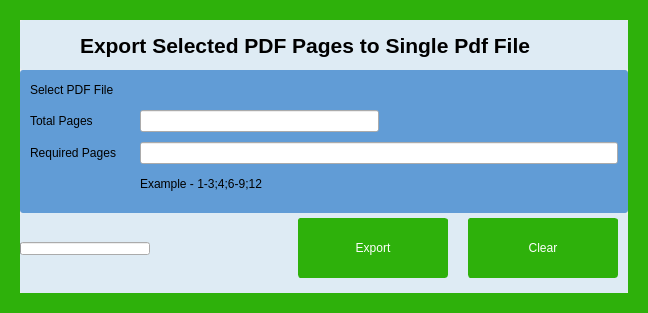
<?xml version="1.0" encoding="UTF-8"?>
<ui version="4.0">
 <class>Frame</class>
 <widget class="QFrame" name="Frame">
  <property name="geometry">
   <rect>
    <x>0</x>
    <y>0</y>
    <width>648</width>
    <height>313</height>
   </rect>
  </property>
  <property name="windowTitle">
   <string>Frame</string>
  </property>
  <property name="styleSheet">
   <string notr="true">
QFrame{
	border-width: 20;
	border-color: rgb(46, 177, 11);
	border-radius: 3;
	border-style: solid;
}

QPushButton{
	border-width: 1;
	border-color: rgb(46, 177, 11);
	border-radius: 3;
	border-style: solid;
	background-color: rgb(46, 177, 11);
	color: rgb(254, 254, 254);		
	font: 75 14pt &quot;Arial&quot;;
}</string>
  </property>
  <layout class="QVBoxLayout" name="verticalLayout_8">
   <property name="spacing">
    <number>0</number>
   </property>
   <property name="leftMargin">
    <number>0</number>
   </property>
   <property name="topMargin">
    <number>0</number>
   </property>
   <property name="rightMargin">
    <number>0</number>
   </property>
   <property name="bottomMargin">
    <number>0</number>
   </property>
   <item>
    <layout class="QVBoxLayout" name="verticalLayout">
     <property name="spacing">
      <number>0</number>
     </property>
     <property name="leftMargin">
      <number>0</number>
     </property>
     <property name="rightMargin">
      <number>0</number>
     </property>
     <item>
      <widget class="QFrame" name="titleFrame">
       <property name="sizePolicy">
        <sizepolicy hsizetype="Preferred" vsizetype="Expanding">
         <horstretch>0</horstretch>
         <verstretch>0</verstretch>
        </sizepolicy>
       </property>
       <property name="minimumSize">
        <size>
         <width>0</width>
         <height>50</height>
        </size>
       </property>
       <property name="maximumSize">
        <size>
         <width>16777215</width>
         <height>80</height>
        </size>
       </property>
       <property name="autoFillBackground">
        <bool>false</bool>
       </property>
       <property name="styleSheet">
        <string notr="true">


QFrame{
	border-width: 0;
	border-color: rgb(46, 177, 11);
	border-radius: 3;
	border-style: solid;
	background-color: rgb(222, 235, 244);
}

</string>
       </property>
       <property name="frameShape">
        <enum>QFrame::StyledPanel</enum>
       </property>
       <property name="frameShadow">
        <enum>QFrame::Raised</enum>
       </property>
       <layout class="QHBoxLayout" name="horizontalLayout">
        <property name="spacing">
         <number>0</number>
        </property>
        <property name="leftMargin">
         <number>0</number>
        </property>
        <property name="topMargin">
         <number>0</number>
        </property>
        <property name="rightMargin">
         <number>0</number>
        </property>
        <property name="bottomMargin">
         <number>0</number>
        </property>
        <item>
         <layout class="QHBoxLayout" name="horizontalLayout_5">
          <property name="spacing">
           <number>0</number>
          </property>
          <property name="leftMargin">
           <number>10</number>
          </property>
          <item>
           <widget class="QLabel" name="_lblFrameIcon">
            <property name="sizePolicy">
             <sizepolicy hsizetype="Fixed" vsizetype="Fixed">
              <horstretch>0</horstretch>
              <verstretch>0</verstretch>
             </sizepolicy>
            </property>
            <property name="minimumSize">
             <size>
              <width>50</width>
              <height>50</height>
             </size>
            </property>
            <property name="maximumSize">
             <size>
              <width>50</width>
              <height>50</height>
             </size>
            </property>
            <property name="styleSheet">
             <string notr="true"/>
            </property>
            <property name="text">
             <string/>
            </property>
            <property name="pixmap">
             <pixmap resource="Resources.qrc">:/resources/images/resources/images/pdf2pdf3.png</pixmap>
            </property>
            <property name="scaledContents">
             <bool>true</bool>
            </property>
           </widget>
          </item>
          <item>
           <widget class="QLabel" name="_lblFrameTitle">
            <property name="sizePolicy">
             <sizepolicy hsizetype="Expanding" vsizetype="Expanding">
              <horstretch>0</horstretch>
              <verstretch>0</verstretch>
             </sizepolicy>
            </property>
            <property name="minimumSize">
             <size>
              <width>0</width>
              <height>50</height>
             </size>
            </property>
            <property name="maximumSize">
             <size>
              <width>16777215</width>
              <height>80</height>
             </size>
            </property>
            <property name="font">
             <font>
              <pointsize>16</pointsize>
              <weight>75</weight>
              <bold>true</bold>
             </font>
            </property>
            <property name="styleSheet">
             <string notr="true"/>
            </property>
            <property name="text">
             <string>Export Selected PDF Pages to Single Pdf File</string>
            </property>
           </widget>
          </item>
         </layout>
        </item>
       </layout>
      </widget>
     </item>
     <item>
      <widget class="QFrame" name="bodyFrame">
       <property name="styleSheet">
        <string notr="true">QFrame{
	border-width: 0;
	border-color: rgb(46, 177, 11);
	border-radius: 3;
	border-style: solid;
	background-color: rgb(97, 156, 214);
}


</string>
       </property>
       <property name="frameShape">
        <enum>QFrame::StyledPanel</enum>
       </property>
       <property name="frameShadow">
        <enum>QFrame::Raised</enum>
       </property>
       <layout class="QVBoxLayout" name="verticalLayout_7">
        <property name="leftMargin">
         <number>0</number>
        </property>
        <property name="topMargin">
         <number>10</number>
        </property>
        <property name="rightMargin">
         <number>0</number>
        </property>
        <property name="bottomMargin">
         <number>0</number>
        </property>
        <item>
         <layout class="QVBoxLayout" name="verticalLayout_2">
          <property name="spacing">
           <number>10</number>
          </property>
          <property name="leftMargin">
           <number>10</number>
          </property>
          <property name="rightMargin">
           <number>10</number>
          </property>
          <item>
           <widget class="QLabel" name="label_11">
            <property name="minimumSize">
             <size>
              <width>0</width>
              <height>20</height>
             </size>
            </property>
            <property name="maximumSize">
             <size>
              <width>16777215</width>
              <height>30</height>
             </size>
            </property>
            <property name="autoFillBackground">
             <bool>false</bool>
            </property>
            <property name="styleSheet">
             <string notr="true"/>
            </property>
            <property name="text">
             <string>Select PDF File</string>
            </property>
           </widget>
          </item>
          <item>
           <layout class="QHBoxLayout" name="horizontalLayout_2">
            <property name="leftMargin">
             <number>0</number>
            </property>
            <property name="topMargin">
             <number>0</number>
            </property>
            <property name="rightMargin">
             <number>0</number>
            </property>
            <item>
             <widget class="QLabel" name="label">
              <property name="sizePolicy">
               <sizepolicy hsizetype="Preferred" vsizetype="Preferred">
                <horstretch>0</horstretch>
                <verstretch>0</verstretch>
               </sizepolicy>
              </property>
              <property name="minimumSize">
               <size>
                <width>100</width>
                <height>0</height>
               </size>
              </property>
              <property name="maximumSize">
               <size>
                <width>200</width>
                <height>16777215</height>
               </size>
              </property>
              <property name="text">
               <string>Total Pages</string>
              </property>
             </widget>
            </item>
            <item>
             <widget class="QLineEdit" name="_txtTotalPages"/>
            </item>
            <item>
             <spacer name="horizontalSpacer">
              <property name="orientation">
               <enum>Qt::Horizontal</enum>
              </property>
              <property name="sizeHint" stdset="0">
               <size>
                <width>40</width>
                <height>20</height>
               </size>
              </property>
             </spacer>
            </item>
           </layout>
          </item>
          <item>
           <layout class="QHBoxLayout" name="horizontalLayout_3">
            <property name="leftMargin">
             <number>0</number>
            </property>
            <property name="topMargin">
             <number>0</number>
            </property>
            <item>
             <widget class="QLabel" name="label_2">
              <property name="sizePolicy">
               <sizepolicy hsizetype="Fixed" vsizetype="Preferred">
                <horstretch>0</horstretch>
                <verstretch>0</verstretch>
               </sizepolicy>
              </property>
              <property name="minimumSize">
               <size>
                <width>100</width>
                <height>0</height>
               </size>
              </property>
              <property name="maximumSize">
               <size>
                <width>100</width>
                <height>16777215</height>
               </size>
              </property>
              <property name="text">
               <string>Required Pages</string>
              </property>
             </widget>
            </item>
            <item>
             <widget class="QLineEdit" name="_txtRequiredPages"/>
            </item>
           </layout>
          </item>
          <item>
           <layout class="QHBoxLayout" name="horizontalLayout_7">
            <property name="spacing">
             <number>10</number>
            </property>
            <property name="topMargin">
             <number>0</number>
            </property>
            <item>
             <widget class="QLabel" name="label_12">
              <property name="sizePolicy">
               <sizepolicy hsizetype="Fixed" vsizetype="Preferred">
                <horstretch>0</horstretch>
                <verstretch>0</verstretch>
               </sizepolicy>
              </property>
              <property name="minimumSize">
               <size>
                <width>100</width>
                <height>20</height>
               </size>
              </property>
              <property name="maximumSize">
               <size>
                <width>100</width>
                <height>30</height>
               </size>
              </property>
              <property name="styleSheet">
               <string notr="true"/>
              </property>
              <property name="text">
               <string/>
              </property>
             </widget>
            </item>
            <item>
             <widget class="QLabel" name="_lblExample">
              <property name="text">
               <string>Example - 1-3;4;6-9;12</string>
              </property>
             </widget>
            </item>
            <item>
             <spacer name="horizontalSpacer_2">
              <property name="orientation">
               <enum>Qt::Horizontal</enum>
              </property>
              <property name="sizeHint" stdset="0">
               <size>
                <width>40</width>
                <height>20</height>
               </size>
              </property>
             </spacer>
            </item>
           </layout>
          </item>
         </layout>
        </item>
        <item>
         <spacer name="verticalSpacer_3">
          <property name="orientation">
           <enum>Qt::Vertical</enum>
          </property>
          <property name="sizeHint" stdset="0">
           <size>
            <width>20</width>
            <height>40</height>
           </size>
          </property>
         </spacer>
        </item>
       </layout>
      </widget>
     </item>
     <item>
      <widget class="QFrame" name="bottomFrame">
       <property name="sizePolicy">
        <sizepolicy hsizetype="Expanding" vsizetype="Expanding">
         <horstretch>0</horstretch>
         <verstretch>0</verstretch>
        </sizepolicy>
       </property>
       <property name="minimumSize">
        <size>
         <width>0</width>
         <height>80</height>
        </size>
       </property>
       <property name="maximumSize">
        <size>
         <width>16777215</width>
         <height>100</height>
        </size>
       </property>
       <property name="styleSheet">
        <string notr="true">


QFrame{
	border-width: 0;
	border-color: rgb(46, 177, 11);
	border-radius: 3;
	border-style: solid;
	background-color: rgb(222, 235, 244);
}

</string>
       </property>
       <property name="frameShape">
        <enum>QFrame::StyledPanel</enum>
       </property>
       <property name="frameShadow">
        <enum>QFrame::Raised</enum>
       </property>
       <layout class="QHBoxLayout" name="horizontalLayout_12">
        <property name="spacing">
         <number>0</number>
        </property>
        <property name="leftMargin">
         <number>0</number>
        </property>
        <property name="topMargin">
         <number>0</number>
        </property>
        <property name="rightMargin">
         <number>0</number>
        </property>
        <item>
         <layout class="QHBoxLayout" name="horizontalLayout_13">
          <property name="spacing">
           <number>20</number>
          </property>
          <property name="rightMargin">
           <number>10</number>
          </property>
          <item>
           <layout class="QHBoxLayout" name="horizontalLayout_14">
            <property name="spacing">
             <number>10</number>
            </property>
            <item>
             <widget class="QProgressBar" name="progressBar">
              <property name="sizePolicy">
               <sizepolicy hsizetype="Fixed" vsizetype="Fixed">
                <horstretch>0</horstretch>
                <verstretch>0</verstretch>
               </sizepolicy>
              </property>
              <property name="minimumSize">
               <size>
                <width>130</width>
                <height>13</height>
               </size>
              </property>
              <property name="maximumSize">
               <size>
                <width>130</width>
                <height>13</height>
               </size>
              </property>
              <property name="value">
               <number>0</number>
              </property>
              <property name="textVisible">
               <bool>false</bool>
              </property>
             </widget>
            </item>
            <item>
             <widget class="QLabel" name="_lblProgressStatus">
              <property name="sizePolicy">
               <sizepolicy hsizetype="Preferred" vsizetype="Fixed">
                <horstretch>0</horstretch>
                <verstretch>0</verstretch>
               </sizepolicy>
              </property>
              <property name="text">
               <string/>
              </property>
             </widget>
            </item>
           </layout>
          </item>
          <item>
           <widget class="QPushButton" name="_btnExport2SinglePdf">
            <property name="sizePolicy">
             <sizepolicy hsizetype="Expanding" vsizetype="Expanding">
              <horstretch>0</horstretch>
              <verstretch>0</verstretch>
             </sizepolicy>
            </property>
            <property name="minimumSize">
             <size>
              <width>120</width>
              <height>40</height>
             </size>
            </property>
            <property name="maximumSize">
             <size>
              <width>150</width>
              <height>60</height>
             </size>
            </property>
            <property name="text">
             <string>Export</string>
            </property>
            <property name="icon">
             <iconset resource="Resources.qrc">
              <normaloff>:/resources/images/resources/images/export.png</normaloff>:/resources/images/resources/images/export.png</iconset>
            </property>
            <property name="iconSize">
             <size>
              <width>16</width>
              <height>16</height>
             </size>
            </property>
           </widget>
          </item>
          <item>
           <widget class="QPushButton" name="_btnClear">
            <property name="sizePolicy">
             <sizepolicy hsizetype="Expanding" vsizetype="Expanding">
              <horstretch>0</horstretch>
              <verstretch>0</verstretch>
             </sizepolicy>
            </property>
            <property name="minimumSize">
             <size>
              <width>120</width>
              <height>40</height>
             </size>
            </property>
            <property name="maximumSize">
             <size>
              <width>150</width>
              <height>60</height>
             </size>
            </property>
            <property name="text">
             <string>Clear</string>
            </property>
            <property name="icon">
             <iconset resource="Resources.qrc">
              <normaloff>:/resources/images/resources/images/clear.png</normaloff>:/resources/images/resources/images/clear.png</iconset>
            </property>
           </widget>
          </item>
         </layout>
        </item>
       </layout>
      </widget>
     </item>
    </layout>
   </item>
  </layout>
 </widget>
 <resources>
  <include location="Resources.qrc"/>
 </resources>
 <connections/>
</ui>
